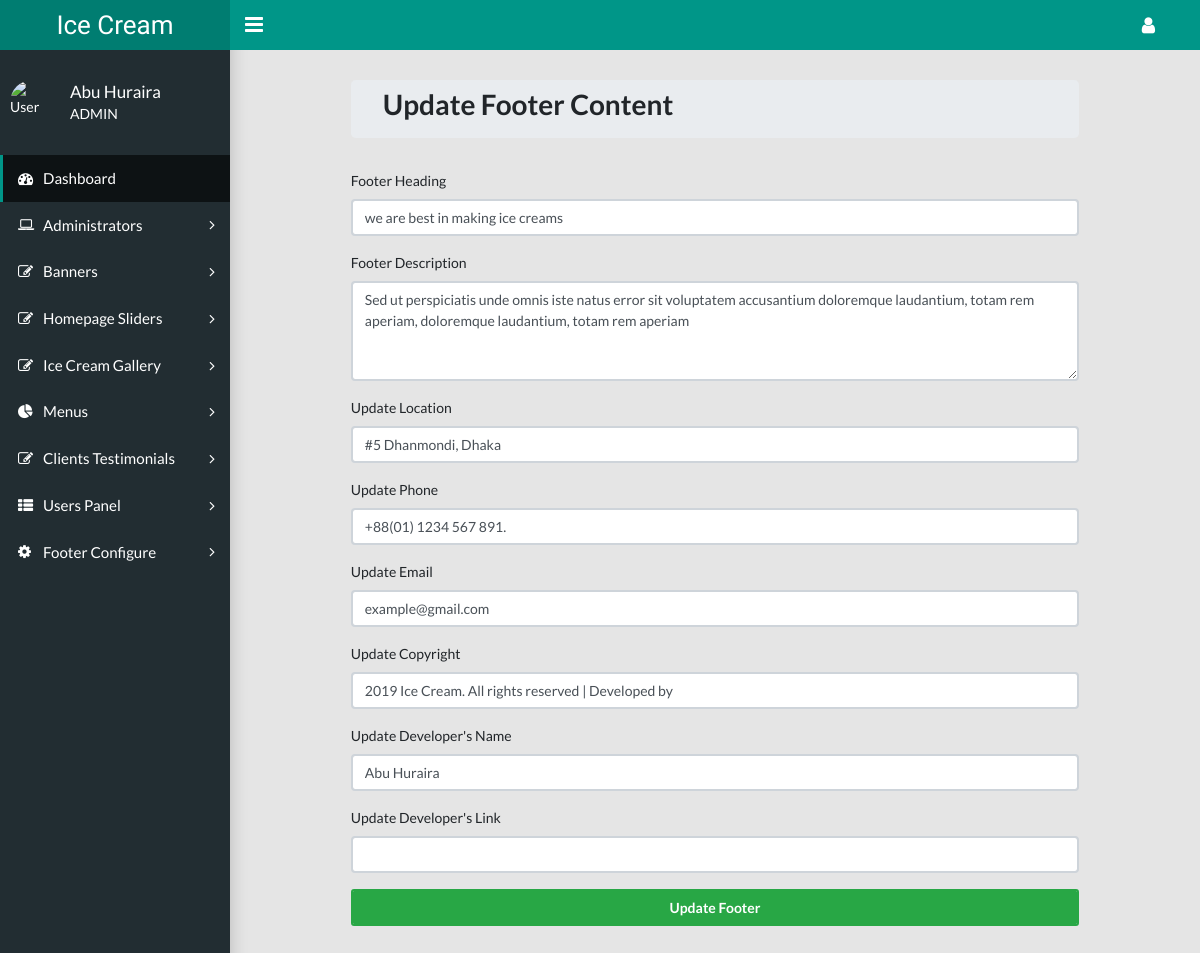
The app's page /admin/footer-configure.php (signed in), older data.
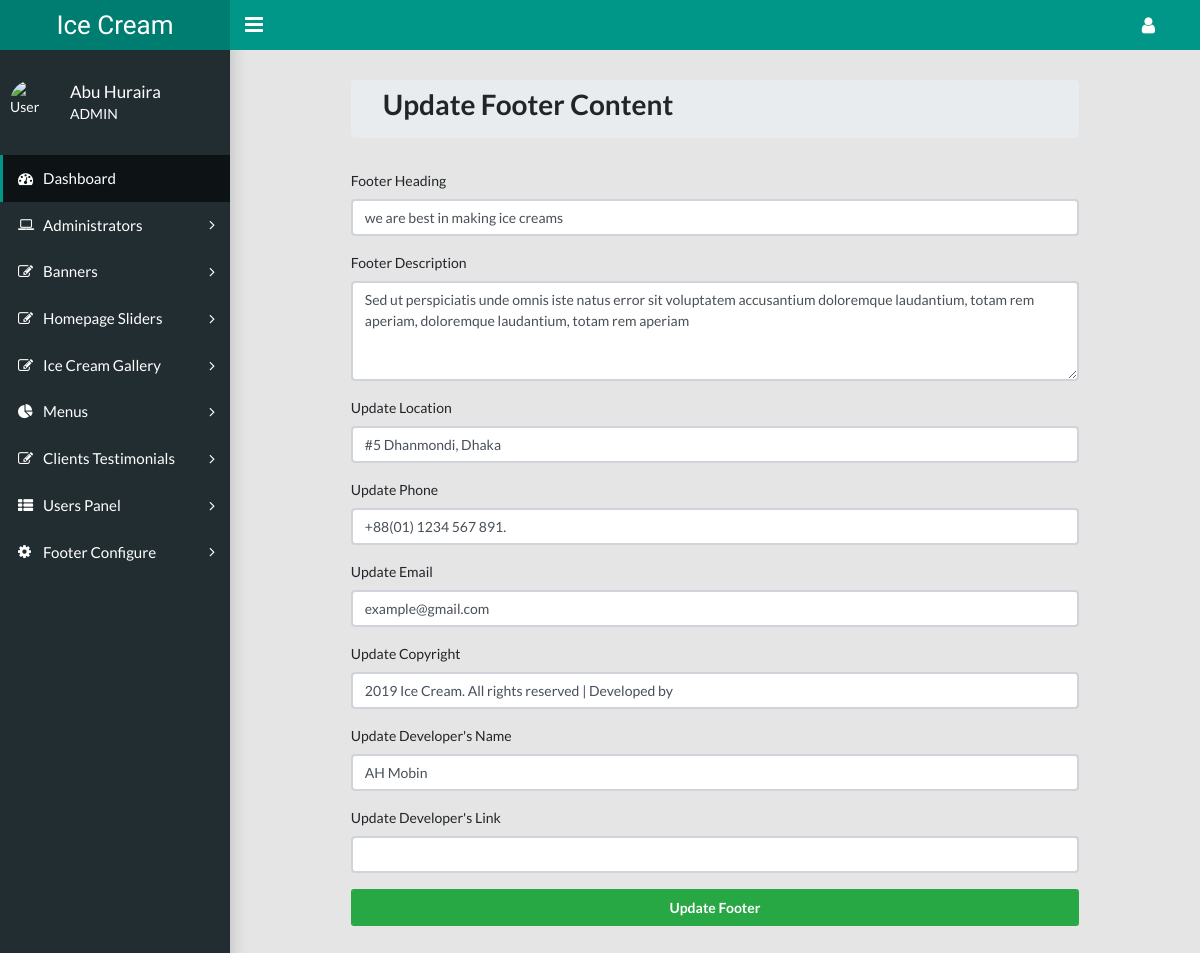
The same page, newer data.
### tables this page shows
CREATE TABLE IF NOT EXISTS `footers` (
  `foo_id` int(11) NOT NULL,
  `foo_heading` varchar(255) NOT NULL,
  `foo_desc` varchar(255) NOT NULL,
  `foo_location` varchar(255) NOT NULL,
  `foo_phone` varchar(100) NOT NULL,
  `foo_email` varchar(255) NOT NULL,
  `foo_copyright` varchar(100) NOT NULL,
  `foo_devname` varchar(255) NOT NULL,
  `foo_devlink` varchar(255) NOT NULL
);

### admin/footer-configure.php (the view)
<?php
require 'header.php';
$footerSelect = "SELECT * FROM footers";
$footerSelected = mysqli_query($connect, $footerSelect);
$assocFooter = mysqli_fetch_assoc($footerSelected);
?>
<div class="container">
    <div class="row">
        <div class="col-md-10 col-lg-10 col-sm-10 col-xs-10 m-auto">
            <div class="jumbotron py-2">
                <h2>Update Footer Content</h2>
            </div>
            <form action="inc/updated-footer.php" method="post">
                <div class="form-group">
                    <label for="footereading">Footer Heading</label>
                    <input type="text" name="footer_heading" value="<?php echo $assocFooter['foo_heading'] ?>" class="form-control">
                </div>
                <div class="form-group">
                    <label for="footerdesc">Footer Description</label>
                    <textarea name="footer_desc" class="form-control" rows="4" placeholder="Short Description At Footer..."><?php echo $assocFooter['foo_desc'] ?></textarea>
                </div>
                <div class="form-group">
                    <label for="companylocation">Update Location</label>
                    <input type="text" name="location" class="form-control" value="<?php echo $assocFooter['foo_location'] ?>">
                </div>
                <div class="form-group">
                    <label for="phonenumber">Update Phone</label>
                    <input type="text" name="phone" class="form-control" value="<?php echo $assocFooter['foo_phone'] ?>">
                </div>
                <div class="form-group">
                    <label for="emailaddress">Update Email</label>
                    <input type="email" name="email" class="form-control" value="<?php echo $assocFooter['foo_email'] ?>">
                </div>
                <div class="form-group">
                    <label for="copyright">Update Copyright</label>
                    <input type="text" name="copyright" class="form-control" value="<?php echo $assocFooter['foo_copyright'] ?>">
                </div>
                <div class="form-group">
                    <label for="developername">Update Developer's Name</label>
                    <input type="text" name="devname" class="form-control" value="<?php echo $assocFooter['foo_devname'] ?>">
                </div>
                <div class="form-group">
                    <label for="developerlink">Update Developer's Link</label>
                    <input type="url" name="devlink" class="form-control" value="<?php echo $assocFooter['foo_devlink'] ?>">
                </div>
                <div class="form-group">
                    <input type="submit" name="update_footer" class="form-control btn btn-success" value="Update Footer">
                </div>
            </form>
        </div>
    </div>
</div>
<?php
require 'footer.php';
?>

Row changes from the older to the newer data that the page shows:
changed footers "we are best in making ice creams": devname "Abu Huraira" → "AH Mobin"
